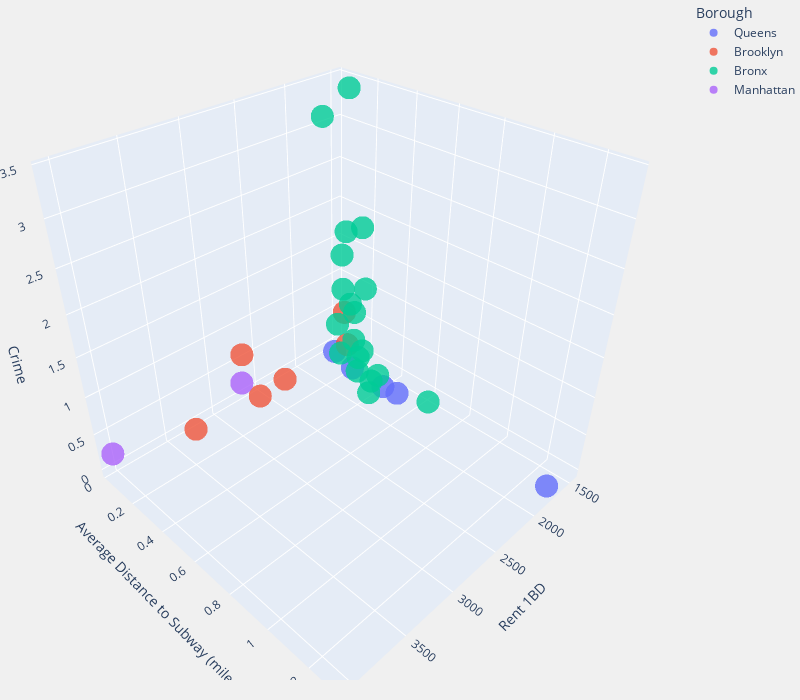

Notebook code for this chart:
### Code cell
import plotly.express as px

fig = px.scatter_3d(merged[pareto_efficient_2].reset_index(), x= 'Rent 1BD',y='Average Distance to Subway (miles)',z = 'Crime',size_max=1,color='Borough',
                    opacity=0.8,hover_name='Neighborhood')


fig.update_layout(
    height=700,
    width=800,
    margin=dict(r=0, l=0, b=20, t=0),
     paper_bgcolor= '#f0f0f0',)

fig.write_html('../../semodi.github.io/_includes/pareto_3d.html',include_mathjax=False, include_plotlyjs='cdn')
fig.show()

### Figure 1 — Plotly figure (JSON) as saved in the notebook; plotly's stock layout.template omitted (floating-point values rounded to 4 significant figures)
{"data": [{"hovertemplate": "<b>%{hovertext}</b><br><br>Borough=Queens<br>Rent 1BD=%{x}<br>Average Distance to Subway (miles)=%{y}<br>Crime=%{z}<extra></extra>", "hovertext": ["Bayswater", "Belle Harbor", "Breezy Point", "Broad Channel", "Rockaway Park"], "legendgroup": "Queens", "marker": {"color": "#636efa", "opacity": 0.8, "symbol": "circle"}, "mode": "markers", "name": "Queens", "scene": "scene", "showlegend": true, "type": "scatter3d", "x": [1739, 1734, 1734, 1722, 1734], "y": [0.24, 0.43, 1.3, 0.51, 0.12], "z": [0.03773, 0.02216, 0.002396, 0.03114, 0.1234]}, {"hovertemplate": "<b>%{hovertext}</b><br><br>Borough=Brooklyn<br>Rent 1BD=%{x}<br>Average Distance to Subway (miles)=%{y}<br>Crime=%{z}<extra></extra>", "hovertext": ["Bensonhurst", "Boerum Hill", "Brooklyn Heights", "Fort Hamilton", "Park Slope", "Windsor Terrace"], "legendgroup": "Brooklyn", "marker": {"color": "#EF553B", "opacity": 0.8, "symbol": "circle"}, "mode": "markers", "name": "Brooklyn", "scene": "scene", "showlegend": true, "type": "scatter3d", "x": [1584, 2735, 3299, 1666, 2631, 2315], "y": [0.11, 0.06, 0.07, 0.17, 0.1, 0.09], "z": [0.6097, 0.6786, 0.03114, 0.2503, 0.05031, 0.05809]}, {"hovertemplate": "<b>%{hovertext}</b><br><br>Borough=Bronx<br>Rent 1BD=%{x}<br>Average Distance to Subway (miles)=%{y}<br>Crime=%{z}<extra></extra>", "hovertext": ["Bronx Park", "Bronxdale", "Country Club", "East Morrisania", "Eastchester", "Fordham", "Mount Eden", "Olinville", "Parkchester", "Pelham Bay", "Pelham Bay Park", "Riverdale", "Soundview", "Spuyten Duyvil", "Van Cortlandt Park", "Van Nest", "Wakefield", "West Farms", "Williamsbridge"], "legendgroup": "Bronx", "marker": {"color": "#00cc96", "opacity": 0.8, "symbol": "circle"}, "mode": "markers", "name": "Bronx", "scene": "scene", "showlegend": true, "type": "scatter3d", "x": [1545, 1595, 1651, 1545, 1599, 1538, 1740, 1555, 1545, 1675, 1599, 1879, 1505, 1737, 1740, 1599, 1552, 1563, 1475], "y": [0.21, 0.07, 0.36, 0.1, 0.21, 0.11, 0.06, 0.08, 0.13, 0.13, 0.64, 0.41, 0.18, 0.27, 0.36, 0.18, 0.16, 0.09, 0.19], "z": [0.1264, 0.3857, 0.03114, 1.71, 0.05869, 3.422, 3.147, 1.38, 0.7325, 0.06828, 0.004791, 0.005989, 1.823, 0.02995, 0.007187, 0.2875, 0.6504, 0.9133, 0.9834]}, {"hovertemplate": "<b>%{hovertext}</b><br><br>Borough=Manhattan<br>Rent 1BD=%{x}<br>Average Distance to Subway (miles)=%{y}<br>Crime=%{z}<extra></extra>", "hovertext": ["Little Italy", "NoHo"], "legendgroup": "Manhattan", "marker": {"color": "#ab63fa", "opacity": 0.8, "symbol": "circle"}, "mode": "markers", "name": "Manhattan", "scene": "scene", "showlegend": true, "type": "scatter3d", "x": [2747, 4039], "y": [0.05, 0.03], "z": [0.2605, 0.2324]}], "layout": {"height": 700, "legend": {"title": {"text": "Borough"}, "tracegroupgap": 0}, "margin": {"b": 20, "l": 0, "r": 0, "t": 0}, "paper_bgcolor": "#f0f0f0", "scene": {"aspectmode": "auto", "aspectratio": {"x": 1, "y": 1, "z": 1}, "camera": {"center": {"x": 0, "y": 0, "z": 0}, "eye": {"x": 1.25, "y": 1.25, "z": 1.25}, "projection": {"type": "perspective"}, "up": {"x": 0, "y": 0, "z": 1}}, "domain": {"x": [0, 1], "y": [0, 1]}, "xaxis": {"title": {"text": "Rent 1BD"}, "type": "linear"}, "yaxis": {"title": {"text": "Average Distance to Subway (miles)"}, "type": "linear"}, "zaxis": {"title": {"text": "Crime"}, "type": "linear"}}, "width": 800}}
